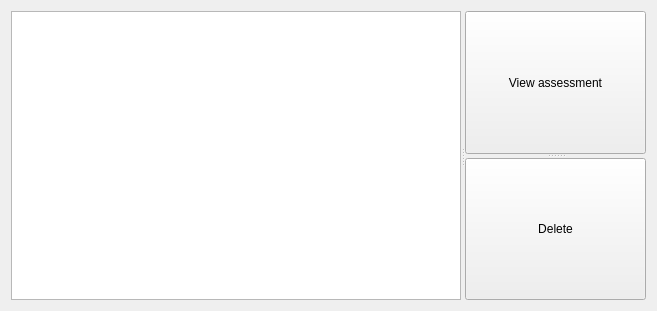
<?xml version="1.0" encoding="UTF-8"?>
<ui version="4.0">
 <class>Analyse</class>
 <widget class="QWidget" name="Analyse">
  <property name="geometry">
   <rect>
    <x>0</x>
    <y>0</y>
    <width>657</width>
    <height>311</height>
   </rect>
  </property>
  <property name="windowTitle">
   <string>Assessment</string>
  </property>
  <property name="styleSheet">
   <string notr="true"/>
  </property>
  <layout class="QGridLayout" name="gridLayout">
   <item row="0" column="0">
    <widget class="QSplitter" name="splitter_2">
     <property name="orientation">
      <enum>Qt::Horizontal</enum>
     </property>
     <widget class="QListWidget" name="listWidgetTask"/>
     <widget class="QSplitter" name="splitter">
      <property name="sizePolicy">
       <sizepolicy hsizetype="Preferred" vsizetype="MinimumExpanding">
        <horstretch>0</horstretch>
        <verstretch>0</verstretch>
       </sizepolicy>
      </property>
      <property name="minimumSize">
       <size>
        <width>0</width>
        <height>200</height>
       </size>
      </property>
      <property name="orientation">
       <enum>Qt::Vertical</enum>
      </property>
      <widget class="QPushButton" name="pushButtonAnalyse">
       <property name="minimumSize">
        <size>
         <width>0</width>
         <height>80</height>
        </size>
       </property>
       <property name="text">
        <string>View assessment</string>
       </property>
      </widget>
      <widget class="QPushButton" name="pushButtonDelete">
       <property name="minimumSize">
        <size>
         <width>0</width>
         <height>80</height>
        </size>
       </property>
       <property name="maximumSize">
        <size>
         <width>16777215</width>
         <height>16777215</height>
        </size>
       </property>
       <property name="text">
        <string>Delete</string>
       </property>
      </widget>
     </widget>
    </widget>
   </item>
  </layout>
 </widget>
 <resources/>
 <connections/>
</ui>
